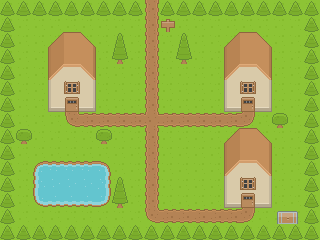

The image is a tile-based game level rendered from a .tmx file. Its description and complete source (layers, tilesets, objects, tile grids) follow:
An orthogonal 20x15 tile map with 16x16 px tiles, 3 tile layers (sol, decor, toits), 2 hidden layers not drawn and 9 objects (4x sortie, 3x pnj, coffre, depart).

<map version="1.10" tiledversion="1.11.0" orientation="orthogonal" renderorder="right-down" width="20" height="15" tilewidth="16" tileheight="16" infinite="0" nextlayerid="7" nextobjectid="10">
 <properties>
  <property name="titre" value="Bourg Départ" />
 </properties>
 <tileset firstgid="1" name="roguelike" tilewidth="16" tileheight="16" spacing="1" tilecount="1767" columns="57">
  <image source="../kenney_roguelike-rpg-pack/Spritesheet/roguelikeSheet_transparent.png" width="968" height="526" />
 </tileset>
 <layer id="1" name="sol" width="20" height="15">
  <data encoding="csv">
63,63,63,63,63,63,63,63,63,63,63,63,63,63,63,63,63,63,63,63,
63,63,63,63,63,63,63,63,63,63,63,63,63,63,63,63,63,63,63,63,
63,63,63,63,63,63,63,63,63,63,63,63,63,63,63,63,63,63,63,63,
63,63,63,63,63,63,63,63,63,63,63,63,63,63,63,63,63,63,63,63,
63,63,63,63,63,63,63,63,63,63,63,63,63,63,63,63,63,63,63,63,
63,63,63,63,63,63,63,63,63,63,63,63,63,63,63,63,63,63,63,63,
63,63,63,63,63,63,63,63,63,63,63,63,63,63,63,63,63,63,63,63,
63,63,63,63,63,63,63,63,63,63,63,63,63,63,63,63,63,63,63,63,
63,63,63,63,63,63,63,63,63,63,63,63,63,63,63,63,63,63,63,63,
63,63,63,63,63,63,63,63,63,63,63,63,63,63,63,63,63,63,63,63,
63,63,3,4,4,4,5,63,63,63,63,63,63,63,63,63,63,63,63,63,
63,63,60,61,61,61,62,63,63,63,63,63,63,63,63,63,63,63,63,63,
63,63,117,118,118,118,119,63,63,63,63,63,63,63,63,63,63,63,63,63,
63,63,63,63,63,63,63,63,63,63,63,63,63,63,63,63,63,63,63,63,
63,63,63,63,63,63,63,63,63,63,63,63,63,63,63,63,63,63,63,63
</data>
 </layer>
 <layer id="2" name="decor" width="20" height="15">
  <data encoding="csv">
530,530,530,530,530,530,530,530,530,409,530,530,530,530,530,530,530,530,530,530,
530,0,0,0,0,0,0,0,0,409,20,0,0,0,0,0,0,0,0,530,
530,0,0,0,0,0,0,587,0,409,0,587,0,0,0,0,0,0,0,530,
530,0,0,1222,1223,1224,0,644,0,409,0,644,0,0,1222,1223,1224,0,0,530,
530,0,0,874,874,874,0,0,0,409,0,0,0,0,874,874,874,0,0,530,
530,0,0,873,874,875,0,0,0,409,0,0,0,0,873,874,875,0,0,530,
530,0,0,870,869,872,0,0,0,409,0,0,0,0,870,869,872,0,0,530,
530,0,0,0,464,466,466,466,466,692,466,466,466,466,466,465,0,527,0,530,
530,527,0,0,0,0,527,0,0,409,0,0,0,0,0,0,0,0,0,530,
530,0,0,0,0,0,0,0,0,409,0,0,0,0,1222,1223,1224,0,0,530,
530,0,0,0,0,0,0,0,0,409,0,0,0,0,874,874,874,0,0,530,
530,0,0,0,0,0,0,587,0,409,0,0,0,0,873,874,875,0,0,530,
530,0,0,0,0,0,0,644,0,409,0,0,0,0,870,869,872,0,0,530,
530,0,0,0,0,0,0,0,0,464,466,466,466,466,466,465,0,552,553,530,
530,530,530,530,530,530,530,530,530,530,530,530,530,530,530,530,530,530,530,530
</data>
 </layer>
 <layer id="3" name="toits" width="20" height="15">
  <data encoding="csv">
0,0,0,0,0,0,0,0,0,0,0,0,0,0,0,0,0,0,0,0,
0,0,0,0,0,0,0,0,0,0,0,0,0,0,0,0,0,0,0,0,
0,0,0,1218,1223,1219,0,0,0,0,0,0,0,0,1218,1223,1219,0,0,0,
0,0,0,1275,1280,1276,0,0,0,0,0,0,0,0,1275,1280,1276,0,0,0,
0,0,0,1332,1277,1333,0,0,0,0,0,0,0,0,1332,1277,1333,0,0,0,
0,0,0,0,332,0,0,0,0,0,0,0,0,0,0,332,0,0,0,0,
0,0,0,0,91,0,0,0,0,0,0,0,0,0,0,91,0,0,0,0,
0,0,0,0,0,0,0,0,0,0,0,0,0,0,0,0,0,0,0,0,
0,0,0,0,0,0,0,0,0,0,0,0,0,0,1218,1223,1219,0,0,0,
0,0,0,0,0,0,0,0,0,0,0,0,0,0,1275,1280,1276,0,0,0,
0,0,0,0,0,0,0,0,0,0,0,0,0,0,1332,1277,1333,0,0,0,
0,0,0,0,0,0,0,0,0,0,0,0,0,0,0,332,0,0,0,0,
0,0,0,0,0,0,0,0,0,0,0,0,0,0,0,91,0,0,0,0,
0,0,0,0,0,0,0,0,0,0,0,0,0,0,0,0,0,0,0,0,
0,0,0,0,0,0,0,0,0,0,0,0,0,0,0,0,0,0,0,0
</data>
 </layer>
 <layer id="4" name="collisions" width="20" height="15" visible="0">
  <data encoding="csv">
1471,1471,1471,1471,1471,1471,1471,1471,1471,0,1471,1471,1471,1471,1471,1471,1471,1471,1471,1471,
1471,0,0,0,0,0,0,0,0,0,1471,0,0,0,0,0,0,0,0,1471,
1471,0,0,1471,1471,1471,0,1471,0,0,0,1471,0,0,1471,1471,1471,0,0,1471,
1471,0,0,1471,1471,1471,0,1471,0,0,0,1471,0,0,1471,1471,1471,0,0,1471,
1471,0,0,1471,1471,1471,0,0,0,0,0,0,1471,0,1471,1471,1471,0,0,1471,
1471,0,0,1471,1471,1471,0,0,0,0,0,0,0,0,1471,1471,1471,0,0,1471,
1471,0,0,1471,0,1471,0,0,0,0,0,0,0,0,1471,0,1471,0,0,1471,
1471,0,0,0,0,0,0,0,0,0,0,0,0,0,0,0,0,1471,0,1471,
1471,1471,0,0,0,0,1471,0,0,0,0,0,0,0,1471,1471,1471,0,0,1471,
1471,0,0,0,0,0,0,0,0,0,0,0,0,0,1471,1471,1471,0,0,1471,
1471,0,1471,1471,1471,1471,1471,1471,0,0,0,0,0,0,1471,1471,1471,0,0,1471,
1471,0,1471,1471,1471,1471,1471,1471,0,0,0,0,0,0,1471,1471,1471,0,0,1471,
1471,0,1471,1471,1471,1471,1471,1471,0,0,0,0,0,0,1471,0,1471,0,0,1471,
1471,0,0,0,0,0,0,0,0,0,0,0,0,0,0,0,0,1471,1471,1471,
1471,1471,1471,1471,1471,1471,1471,1471,1471,1471,1471,1471,1471,1471,1471,1471,1471,1471,1471,1471
</data>
 </layer>
 <layer id="5" name="herbes" width="20" height="15" visible="0">
  <data encoding="csv">
0,0,0,0,0,0,0,0,0,0,0,0,0,0,0,0,0,0,0,0,
0,0,0,0,0,0,0,0,0,0,0,0,0,0,0,0,0,0,0,0,
0,0,0,0,0,0,0,0,0,0,0,0,0,0,0,0,0,0,0,0,
0,0,0,0,0,0,0,0,0,0,0,0,0,0,0,0,0,0,0,0,
0,0,0,0,0,0,0,0,0,0,0,0,0,0,0,0,0,0,0,0,
0,0,0,0,0,0,0,0,0,0,0,0,0,0,0,0,0,0,0,0,
0,0,0,0,0,0,0,0,0,0,0,0,0,0,0,0,0,0,0,0,
0,0,0,0,0,0,0,0,0,0,0,0,0,0,0,0,0,0,0,0,
0,0,0,0,0,0,0,0,0,0,0,0,0,0,0,0,0,0,0,0,
0,0,0,0,0,0,0,0,0,0,0,0,0,0,0,0,0,0,0,0,
0,0,0,0,0,0,0,0,0,0,0,0,0,0,0,0,0,0,0,0,
0,0,0,0,0,0,0,0,0,0,0,0,0,0,0,0,0,0,0,0,
0,0,0,0,0,0,0,0,0,0,0,0,0,0,0,0,0,0,0,0,
0,0,0,0,0,0,0,0,0,0,0,0,0,0,0,0,0,0,0,0,
0,0,0,0,0,0,0,0,0,0,0,0,0,0,0,0,0,0,0,0
</data>
 </layer>
 <objectgroup id="6" name="objets">
  <object id="1" name="porte-labo" class="sortie" x="64" y="96" width="16" height="16">
   <properties>
    <property name="vers_carte" value="labo" />
    <property name="vers_x" type="int" value="5" />
    <property name="vers_y" type="int" value="7" />
   </properties>
  </object>
  <object id="2" name="porte-maison" class="sortie" x="240" y="96" width="16" height="16">
   <properties>
    <property name="vers_carte" value="maison_joueur" />
    <property name="vers_x" type="int" value="4" />
    <property name="vers_y" type="int" value="6" />
   </properties>
  </object>
  <object id="3" name="porte-centre" class="sortie" x="240" y="192" width="16" height="16">
   <properties>
    <property name="vers_carte" value="centre_village" />
    <property name="vers_x" type="int" value="5" />
    <property name="vers_y" type="int" value="7" />
   </properties>
  </object>
  <object id="4" name="panneau-nord" class="pnj" x="160" y="16" width="16" height="16">
   <properties>
    <property name="dialogue" value="Nord : Route 1. Le Désert et la Tour de Combat sont au-delà." />
   </properties>
  </object>
  <object id="5" name="village-coffre-1" class="coffre" x="272" y="208" width="32" height="16">
   <properties>
    <property name="objet" value="potion" />
   </properties>
  </object>
  <object id="6" name="depart" class="depart" x="144" y="144" width="16" height="16">
  </object>
  <object id="7" name="gamin-etang" class="pnj" x="112" y="160" width="16" height="16">
   <properties>
    <property name="sprite" type="int" value="378" />
    <property name="dialogue" value="Mon Pokémon adore nager dans l'étang !" />
   </properties>
  </object>
  <object id="8" name="voisin" class="pnj" x="192" y="64" width="16" height="16">
   <properties>
    <property name="sprite" type="int" value="433" />
    <property name="dialogue" value="Le professeur t'attend dans son labo, à gauche." />
   </properties>
  </object>
  <object id="9" name="sortie-nord" class="sortie" x="144" y="0" width="16" height="16">
   <properties>
    <property name="vers_carte" value="route1" />
    <property name="vers_x" type="int" value="9" />
    <property name="vers_y" type="int" value="28" />
   </properties>
  </object>
 </objectgroup>
</map>
